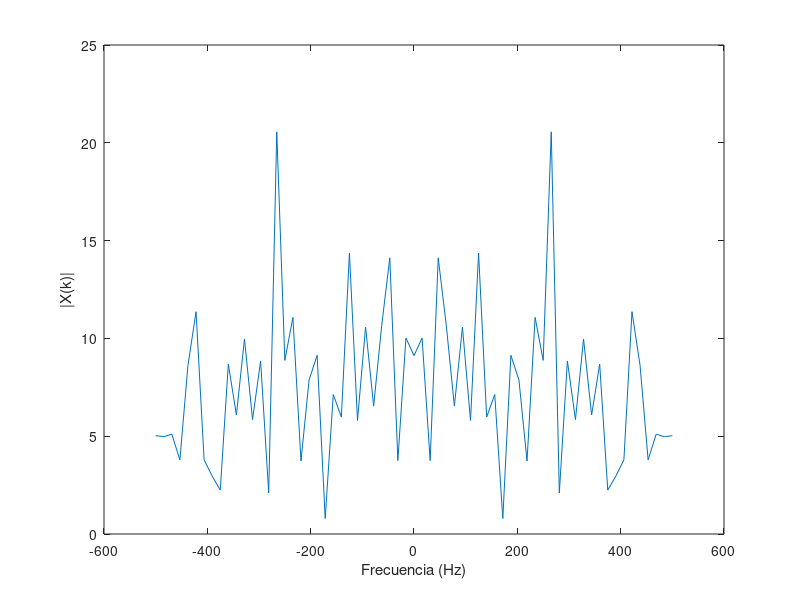

This figure's MATLAB source: (Note: this script raises an error after producing the figure.)
%%%%%%%%%%%%%%%%%%%%%%%%%%%%%%%%%%%%%%%%%%%%%%%%%%%%%%%%%%%%
%%%%%%%%%%%%%%  PARTE 1: Convolución Circular %%%%%%%%%%%%%%
%%%%%%%%%%%%%%%%%%%%%%%%%%%%%%%%%%%%%%%%%%%%%%%%%%%%%%%%%%%%


% PREGUNTA 1

% Parámetros
N = 65;        % Longitud de x[n], puede ajustarse
Ts = 1e-3;     % Periodo de muestreo

% Generar señal aleatoria x[n]
x = randn(N, 1);

% Calcular su espectro X(k)
X = fftshift(fft(x));

% Vector de frecuencia para graficar
Fs = 1/Ts;
f = linspace(-Fs/2, Fs/2, N);

% Graficar el espectro de x[n]
figure;
plot(f, abs(X));
xlabel("Frecuencia (Hz)");
ylabel("|X(k)|");
xline(0)
title("Espectro de x[n]");


% PREGUNTA 2

% Respuesta al impulso del canal h[n]
h = [-0.1, 0.3, -0.5, 0.7, -0.9, 0.7, -0.5, 0.3, -0.1]';

% Llenar con ceros h[n] hasta longitud N
h_padded = [h; zeros(N - length(h), 1)];

% Calcular su espectro H(k)
H = fftshift(fft(h_padded));

% Graficar el espectro de h[n]
figure;
plot(f, abs(H));
xlabel("Frecuencia (Hz)");
ylabel("|H(k)|");
title("Espectro de h[n]");


% PREGUNTA 3

% Convolución lineal
y = conv(x, h);

% Calcular su FFT de N puntos
Y = fftshift(fft(y, N));

% Graficar el espectro de y[n]
figure;
plot(f, abs(Y));
xlabel("Frecuencia (Hz)");
ylabel("|Y(k)|");
title("Espectro de y[n] (Convolución Lineal)");


% PREGUNTA 4

% Convolución circular
yc = cconv(x, h, N);  % Convolución circular de N puntos

% Calcular su espectro Yc(k)
Yc = fftshift(fft(yc));

% Graficar el espectro de yc[n]
figure;
plot(f, abs(Yc));
xlabel("Frecuencia (Hz)");
ylabel("|Y_c(k)|");
title("Espectro de y_c[n] (Convolución Circular)");


% PREGUNTA 

% Calcular el producto X(k) * H(k)
XH = X .* H;

% Comparación entre X(k)*H(k) y Y(k)
figure;
subplot(2,1,1);
plot(f, abs(XH), f, abs(Y));
xlabel("Frecuencia (Hz)");
ylabel("Magnitud");
title("Comparación de X(k)*H(k) y Y(k)");
legend("|X(k)*H(k)|", "|Y(k)|");

% Comparación entre X(k)*H(k) y Yc(k)
subplot(2,1,2);
plot(f, abs(XH), f, abs(Yc));
xlabel("Frecuencia (Hz)");
ylabel("Magnitud");
title("Comparación de X(k)*H(k) y Y_c(k)");
legend("|X(k)*H(k)|", "|Y_c(k)|");

% Longitud del prefijo cíclico (debe ser >= longitud de h[n]-1)
L = length(h) - 1;

% Construir prefijo cíclico a partir de las últimas L muestras de x[n]
cyclic_prefix = x(end-L+1:end);

% Extender x[n] con prefijo cíclico
x_ext = [cyclic_prefix; x];

% Longitud óptima del prefijo cíclico es L = length(h) - 1 = 10
fprintf("Longitud elegida del prefijo cíclico: %d\n", L);

% Convolución lineal con la señal extendida
y_ext = conv(x_ext, h);

% Eliminar las primeras L muestras para extraer el resultado de la convolución circular
yc_extracted = y_ext(L+1:L+N);

% Verificar que yc extraído coincide con la convolución circular yc
difference = max(abs(yc - yc_extracted));
fprintf("Diferencia máxima entre yc y yc extraído: %e\n", difference);

%%%%%%%%%%%%%%%%%%%%%%%%%%%%%%%%%%%%%%%%%%%%%%%%%%%%%%%%%%%%
%%%%%%%%%%%%%%%%%%  PARTE 2: Ecualización %%%%%%%%%%%%%%%%%%
%%%%%%%%%%%%%%%%%%%%%%%%%%%%%%%%%%%%%%%%%%%%%%%%%%%%%%%%%%%%

% Parámetros de OFDM
NFFT = 128;           % Tamaño de FFT
Ncp = 16;             % Longitud del prefijo cíclico (varía según el caso)
Nofdm = 100;          % Número de símbolos OFDM
Nsub = 10;            % Número de subportadoras de datos
modOrder = 4;         % Modulación QPSK (número M-ario)

% Respuesta al impulso del canal h[n]
h = [0, -0.1, 0.3, -0.5, 0.7, -0.9, 0.7, -0.5, 0.3, -0.1, 0]';


% Respuesta de frecuencia ideal del canal
H = fft(h, NFFT);

% Generar bits aleatorios
numBits = Nsub * Nofdm * log2(modOrder);
bits = randi([0 1], numBits, 1);

%%%%%%%%%%%%%%%%%%%%%%%%%%%%%%%%%%%%%%%%%%%%%%%%%%%%%%%%%%%%
%%%%%%%%%%%%  PARTE A: Intervalo de guarda con 0 %%%%%%%%%%%%%%%%%%
%%%%%%%%%%%%%%%%%%%%%%%%%%%%%%%%%%%%%%%%%%%%%%%%%%%%%%%%%%%%

% Actualizar Ncp para este caso
Ncp = 16;

% Modulación QPSK
symbols = moduladorQPSK(bits);

% Remodelar símbolos en subportadoras x símbolos OFDM
symbols_matrix = reshape(symbols, Nsub, Nofdm);

% Inicializar la matriz de símbolos OFDM
X = zeros(NFFT, Nofdm);

% Mapear símbolos a subportadoras
X(2:Nsub+1, :) = symbols_matrix;

% Modulación OFDM (IFFT)
ofdm_symbols = ifft(X, NFFT);

% Agregar intervalo de guarda lleno de ceros
ofdm_with_guard = [zeros(Ncp, Nofdm); ofdm_symbols];

% Serializar los símbolos OFDM
s = ofdm_with_guard(:);

% Transmitir a través del canal
s_rx = conv(s, h);
s_rx = s_rx(1:length(s));

% Remodelar la señal recibida
s_rx_matrix = reshape(s_rx, NFFT + Ncp, Nofdm);

% Eliminar el intervalo de guarda
received_symbols = s_rx_matrix(Ncp+1:end, :);

% Demodulación OFDM (FFT)
Y = fft(received_symbols, NFFT);

size(Y)
size(repmat(H.', 1, Nofdm))

% Ecualización en el dominio de frecuencia
Y_eq = Y ./ repmat(H, 1, Nofdm);

% Extraer las subportadoras de datos
received_data = Y_eq(2:Nsub+1, :);
received_data = received_data(:);

% Demodulación QPSK
received_bits = demoduladorQPSK(received_data);

% Calcular BER
num_errors = sum(bits ~= received_bits);
bit_error_rate = num_errors / numBits;
fprintf("Caso a) BER con intervalo de guarda en cero: %f\n", bit_error_rate);

% Diagrama de constelación
figure;
subplot(1,2,1);
plot(real(symbols), imag(symbols), "o");
title("Constelación Transmitida");
xlabel("En Fase");
ylabel("En Cuadratura");
axis square;

subplot(1,2,2);
plot(real(received_data), imag(received_data), "o");
title("Constelación Recibida (Caso a)");
xlabel("En Fase");
ylabel("En Cuadratura");
axis square;

%%%%%%%%%%%%%%%%%%%%%%%%%%%%%%%%%%%%%%%%%%%%%%%%%%%%%%%%%%%%
%%%%%%%%%%%%  PARTE B: Intervalo de guarda con 0 %%%%%%%%%%%%%%%%%%
%%%%%%%%%%%%%%%%%%%%%%%%%%%%%%%%%%%%%%%%%%%%%%%%%%%%%%%%%%%%

% Actualizar Ncp para el Caso b)
Ncp = 4;  % Longitud del prefijo cíclico menor al canal

% Modulación QPSK
symbols_b = moduladorQPSK(bits);

% Remodelar símbolos en subportadoras x símbolos OFDM
symbols_matrix_b = reshape(symbols_b, Nsub, Nofdm);

% Inicializar la matriz de símbolos OFDM
X_b = zeros(NFFT, Nofdm);

% Mapear símbolos a subportadoras
X_b(2:Nsub+1, :) = symbols_matrix_b;

% Modulación OFDM (IFFT)
ofdm_symbols_b = ifft(X_b, NFFT);

% Agregar prefijo cíclico (copia de las últimas Ncp muestras)
cyclic_prefix_b = ofdm_symbols_b(end-Ncp+1:end, :);
ofdm_with_cp_b = [cyclic_prefix_b; ofdm_symbols_b];

% Serializar los símbolos OFDM
s_b = ofdm_with_cp_b(:);

% Transmitir a través del canal
s_rx_b = conv(s_b, h);
s_rx_b = s_rx_b(1:length(s_b));

% Remodelar la señal recibida
s_rx_matrix_b = reshape(s_rx_b, NFFT + Ncp, Nofdm);

% Eliminar el prefijo cíclico
received_symbols_b = s_rx_matrix_b(Ncp+1:end, :);

% Demodulación OFDM (FFT)
Y_b = fft(received_symbols_b, NFFT);

% Ecualización en el dominio de frecuencia
Y_eq_b = Y_b ./ repmat(H, 1, Nofdm);

% Extraer las subportadoras de datos
received_data_b = Y_eq_b(2:Nsub+1, :);
received_data_b = received_data_b(:);

% Demodulación QPSK
received_bits_b = demoduladorQPSK(received_data_b);

% Calcular BER
num_errors_b = sum(bits ~= received_bits_b);
bit_error_rate_b = num_errors_b / numBits;
fprintf("Caso b) BER con prefijo cíclico corto: %f\n", bit_error_rate_b);

% Diagrama de constelación
figure;
subplot(1,2,1);
plot(real(symbols_b), imag(symbols_b), "o");
title("Constelación Transmitida");
xlabel("En Fase");
ylabel("En Cuadratura");
axis square;

subplot(1,2,2);
plot(real(received_data_b), imag(received_data_b), "o");
title("Constelación Recibida (Caso b)");
xlabel("En Fase");
ylabel("En Cuadratura");
axis square;

%%%%%%%%%%%%%%%%%%%%%%%%%%%%%%%%%%%%%%%%%%%%%%%%%%%%%%%%%%%%
%%%%%%%%%%%%  PARTE C:  %%%%%%%%%%%%%%%%%%
%%%%%%%%%%%%%%%%%%%%%%%%%%%%%%%%%%%%%%%%%%%%%%%%%%%%%%%%%%%%

% Actualizar Ncp para el Caso c)
Ncp = 16;  % Longitud del prefijo cíclico igual o mayor al canal

% Modulación QPSK
symbols_c = moduladorQPSK(bits);

% Remodelar símbolos en subportadoras x símbolos OFDM
symbols_matrix_c = reshape(symbols_c, Nsub, Nofdm);

% Inicializar la matriz de símbolos OFDM
X_c = zeros(NFFT, Nofdm);

% Mapear símbolos a subportadoras
X_c(2:Nsub+1, :) = symbols_matrix_c;

% Modulación OFDM (IFFT)
ofdm_symbols_c = ifft(X_c, NFFT);

% Agregar prefijo cíclico (copia de las últimas Ncp muestras)
cyclic_prefix_c = ofdm_symbols_c(end-Ncp+1:end, :);
ofdm_with_cp_c = [cyclic_prefix_c; ofdm_symbols_c];

% Serializar los símbolos OFDM
s_c = ofdm_with_cp_c(:);

% Transmitir a través del canal
s_rx_c = conv(s_c, h);
s_rx_c = s_rx_c(1:length(s_c));

% Remodelar la señal recibida
s_rx_matrix_c = reshape(s_rx_c, NFFT + Ncp, Nofdm);

% Eliminar el prefijo cíclico
received_symbols_c = s_rx_matrix_c(Ncp+1:end, :);

% Demodulación OFDM (FFT)
Y_c = fft(received_symbols_c, NFFT);

% Ecualización en el dominio de frecuencia
Y_eq_c = Y_c ./ repmat(H, 1, Nofdm);

% Extraer las subportadoras de datos
received_data_c = Y_eq_c(2:Nsub+1, :);
received_data_c = received_data_c(:);

% Demodulación QPSK
received_bits_c = demoduladorQPSK(received_data_c);

% Calcular BER
num_errors_c = sum(bits ~= received_bits_c);
bit_error_rate_c = num_errors_c / numBits;
fprintf("Caso c) BER con prefijo cíclico suficiente: %f\n", bit_error_rate_c);

% Diagrama de constelación
figure;
subplot(1,2,1);
plot(real(symbols_c), imag(symbols_c), "o");
title("Constelación Transmitida");
xlabel("En Fase");
ylabel("En Cuadratura");
axis square;

subplot(1,2,2);
plot(real(received_data_c), imag(received_data_c), "o");
title("Constelación Recibida (Caso c)");
xlabel("En Fase");
ylabel("En Cuadratura");
axis square;